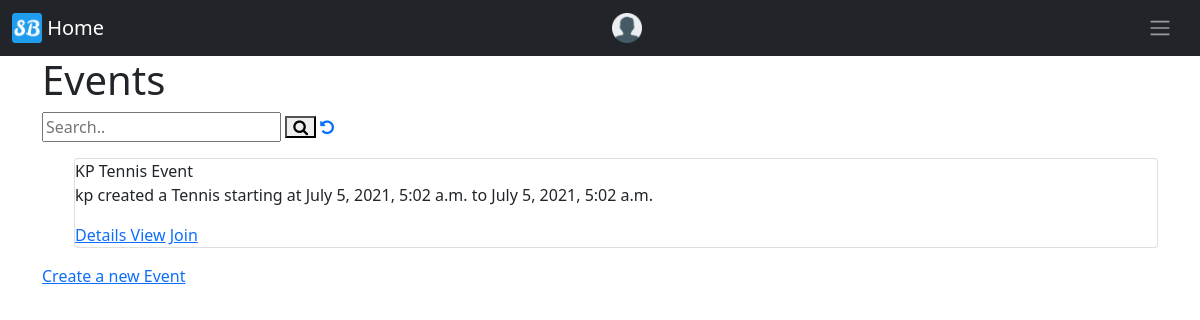
The app's page /home/eventslist/1, older data.
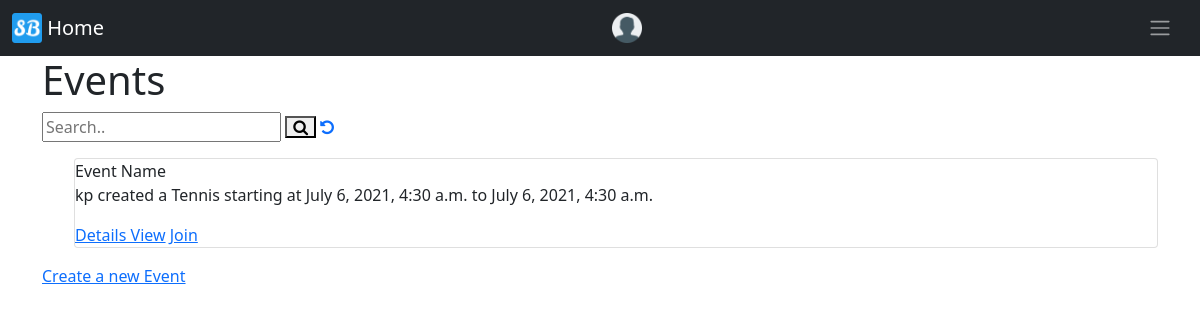
The same page, newer data.
### SportsBuddyApp/models.py (models this page shows, shortened)
class Event(models.Model):
    event_name = models.CharField(max_length=50, default="Event Name")
    event_description = models.TextField(default="Event Description")
    creator = models.ForeignKey(
        User, on_delete=CASCADE, related_name='events', default=None)
    sport = models.ForeignKey(Sport, related_name='events', on_delete=CASCADE)
    start_date = models.DateField(default=datetime.datetime.now)
    start_time = models.DateTimeField()
    end_time = models.DateTimeField()
    radius = models.IntegerField()
    num_of_players = models.IntegerField(default=1)
    proficiency = models.IntegerField(
        default=Proficiency.LOW, choices=Proficiency.choices)
    competitive = models.BooleanField(default=False)
    interested_users = models.ManyToManyField(
        User, related_name="events_interested_in", blank=True)
    confirmed_users = models.ManyToManyField(
        User, related_name="events_confirmed_in", blank=True)
    def __str__(self):
        return self.event_name

class Sport(models.Model):
    name = models.CharField(max_length=50)
    open_events = models.IntegerField()

### SportsBuddyApp/views.py (the view, shortened to what this page needs)
# urls.py: path('eventslist/<int:sport_id>', EventListView.as_view(), name='event-list'),
class EventListView(ListView):
    model = Event
    template_name = 'SportsBuddyApp/event_list.html'
    def get(self, request, sport_id):
        sport = Sport.objects.get(id=self.kwargs['sport_id'])
        event_list = sport.events.all()
        strval = request.GET.get("search", False)
        print(strval)
        if strval:
            query = Q(event_name__icontains=strval)
            query.add(Q(event_description__icontains=strval), Q.OR)
            event_list = event_list.filter(
                query).select_related().distinct().order_by('event_name')[:10]
        else:
            event_list = event_list.order_by('event_name')[:10]
        print(event_list)
        ctx = {'event_list': event_list,
               'search': strval, 'sport_id': sport_id}
        return render(request, self.template_name, ctx)

### SportsBuddyApp/templates/SportsBuddyApp/event_list.html (shortened to what this page needs)
{% extends "base.html" %}
{%block content%}
<h1>{{sport.name}} Events</h1>
<form>
  <input type="text" placeholder="Search.." name="search"
  >
  <button type="submit"><i class="fa fa-search"></i></button>
<a href="{{sport.id}}"><i class="fa fa-undo"></i></a>
</form>
<ul>
    {% for event in event_list %}
    {%if event.sport.id == sport_id%}
        <div class="card blue-grey darken-1">
          <div class="card-content white-text">
            <span class="card-title">{{event.event_name}}</span>
            <p>{{ event.creator.username }} created a {{event.sport.name}} starting at {{event.start_time}} to {{event.end_time}}</p>
          </div>
          <div class="card-action">
            <a href="/home/eventsdetail/{{event.id}}">Details View</a>
            {%if not event.creator == user %}
            {%if user in event.interested_users.all%}
            You have already sent a join request to this event
            {%elif user in event.interested_users.all%}
            You have joined this event
            {%else%}
            <a href="/joinRequest/send_join_request/{{event.id}}">Join</a>
            {%endif%}
            {%endif%}
          </div>
    {% endif %}
    {% empty %}
    <li>No Events</li>
      <br>
    {% endfor %}
</div>
</ul>
<a href="/home/createevent">Create a new Event</a>
{%endblock%}

### SportsBuddyApp/templates/base.html (shortened to what this page needs)
<html>
    <head>
       {% load static %}
    <link href="https://cdn.jsdelivr.net/npm/bootstrap@5.0.1/dist/css/bootstrap.min.css" rel="stylesheet">
    <link rel="stylesheet" href=" {% static 'font-awesome/css/font-awesome.min.css' %} ">
    </head>
    <body>
    <div class="navbar navbar-expand-md navbar-dark bg-dark" >
      <div class="container">
      <a class="navbar-brand md-auto" href="/home">
      {% load static %}
        <img src="/static/favicon.ico" width="30" height="30" class="d-inline-block align-top" alt="">
        Home
      </a>
      </div>
      <div class="container-fluid">
      <a class="navbar-nav" href="/createUser/viewProfile/">
        {%if not request.user.userprofile.profile_pic%}
        <img src="/static/images/user.png" width="30" height="30" class="d-inline-block align-top" alt="">
        {%else%}
        <img src="/static/images/{{request.user.userprofile.profile_pic}}" width="30" height="30" class="d-inline-block align-top" alt="">
        {%endif%}
      </a>
      <a class="nav-link" id="navbarDropdown" role="button" data-bs-toggle="dropdown">
        <span class="navbar-toggler-icon"></span>
      </a>
      </div>
    </div>
<div class = "container pr-5 ">
    {% block content %}
        {% endblock %}
      </div>
    </body>
</html>

Row changes from the older to the newer data that the page shows:
removed Event: event_name "KP Tennis Event", creator.username "kp", sport.name "Tennis", start_time "July 5, 2021, 5:02 a.m.", end_time "July 5, 2021, 5:02 a.m."
added Event: event_name "Event Name", creator.username "kp", sport.name "Tennis", start_time "July 6, 2021, 4:30 a.m.", end_time "July 6, 2021, 4:30 a.m."
